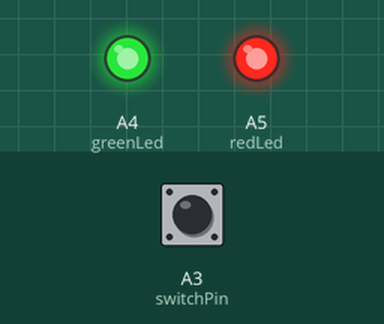
Simulated run of this sketch. Board: Arduino Nano, built with avr-gcc and run on an emulated ATmega328P. Shown: output pins drawn as LEDs (lit = HIGH). Inputs (shaded band) come from the test bench; at power-on: A3 (switchPin) HIGH.

Above: at 1.2 s.
1.3 s: A3 (switchPin) pulled LOW for 0.15 s
At 1.37 s:
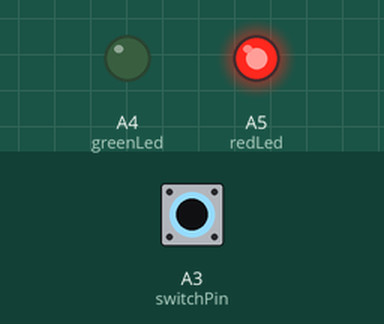
2.9 s: A3 (switchPin) pulled LOW for 3.2 s
At 7.4 s:
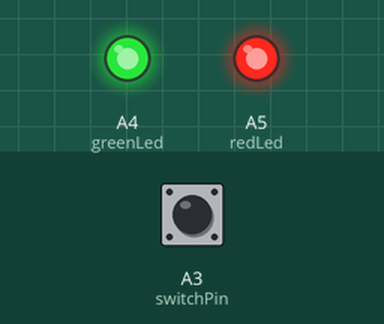
Timing chart, 0 to 8.9 s (numbered marks = the images above; inputs shaded):
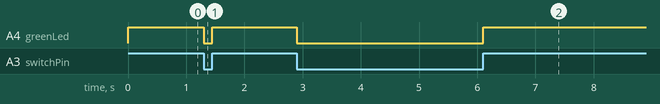

The sketch:

LED_and_switch.ino
```cpp
const int switchPin = A3;
const int greenLed = A4;
const int redLed = A5;
const int yellowLed = A6;

void setup() {
  pinMode(greenLed, OUTPUT);
  pinMode(yellowLed, OUTPUT);
  pinMode(redLed, OUTPUT);
  pinMode(switchPin, INPUT_PULLUP);
  digitalWrite(redLed,HIGH);
}

void loop() {
 if(digitalRead(switchPin) == LOW)
 {
  digitalWrite(yellowLed, HIGH);
  digitalWrite(greenLed, LOW);
 }
 else
 {
  digitalWrite(yellowLed, LOW);
  digitalWrite(greenLed, HIGH);
 }
}
```

Measured:
- after the input at 1.3 s, A4 (greenLed): HIGH → LOW at once, → HIGH 0.15 s later
- after the input at 2.9 s, A4 (greenLed): HIGH → LOW at once, → HIGH 3.2 s later
